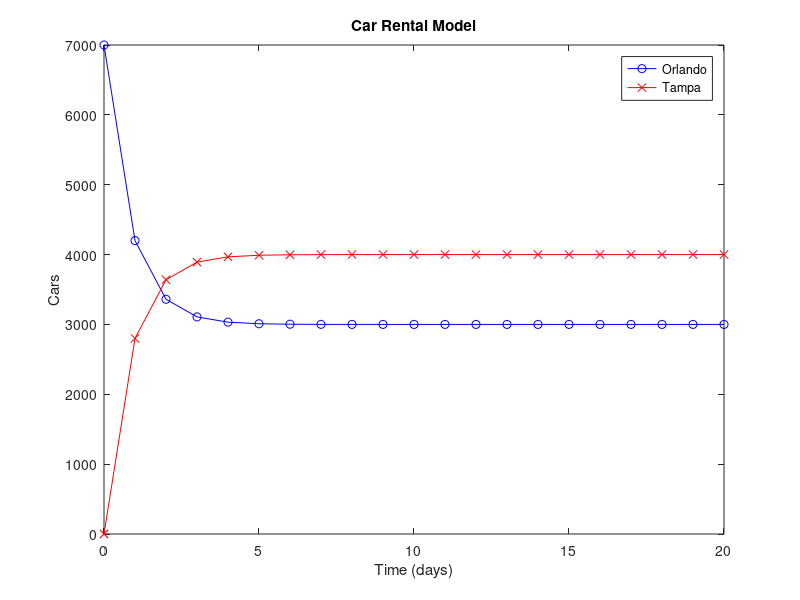

This figure's MATLAB source:
% Solve the Orlando/Tampa car rental model.

% Define some parameters
N = 20; % number of iterations
x = zeros(2, N+1); % matrix of Orlando/Tampa fleet sizes over time
x(1,1) = 7000; % initial Orlando fleet
x(2,1) = 0; % initial Tampa fleet
A = [0.6, 0.3; 0.4, 0.7]; % transition matrix

% Numerically solve the model
for i=1:N
    x(:,i+1) = A*x(:,i);
end

% Plot the results
figure
plot(0:N, x(1,:), "bo-", 0:N, x(2,:), "rx-")
xlabel("Time (days)")
ylabel("Cars")
title("Car Rental Model")
legend("Orlando", "Tampa")
